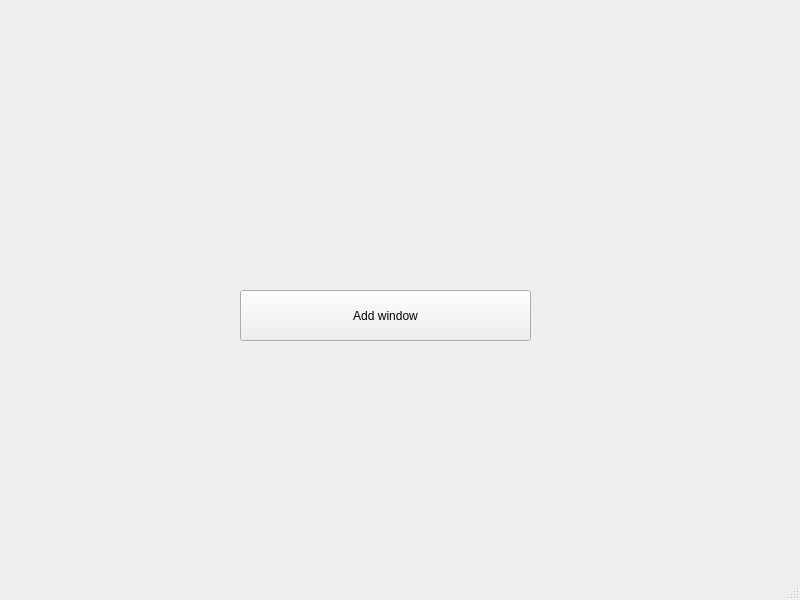
<?xml version="1.0" encoding="UTF-8"?>
<ui version="4.0">
 <class>MainWindow</class>
 <widget class="QMainWindow" name="MainWindow">
  <property name="geometry">
   <rect>
    <x>0</x>
    <y>0</y>
    <width>800</width>
    <height>600</height>
   </rect>
  </property>
  <property name="windowTitle">
   <string>MainWindow</string>
  </property>
  <widget class="QWidget" name="centralwidget">
   <widget class="QPushButton" name="add_button">
    <property name="geometry">
     <rect>
      <x>240</x>
      <y>290</y>
      <width>291</width>
      <height>51</height>
     </rect>
    </property>
    <property name="text">
     <string>Add window</string>
    </property>
   </widget>
  </widget>
  <widget class="QMenuBar" name="menubar">
   <property name="geometry">
    <rect>
     <x>0</x>
     <y>0</y>
     <width>800</width>
     <height>21</height>
    </rect>
   </property>
  </widget>
  <widget class="QStatusBar" name="statusbar"/>
 </widget>
 <resources/>
 <connections/>
</ui>
